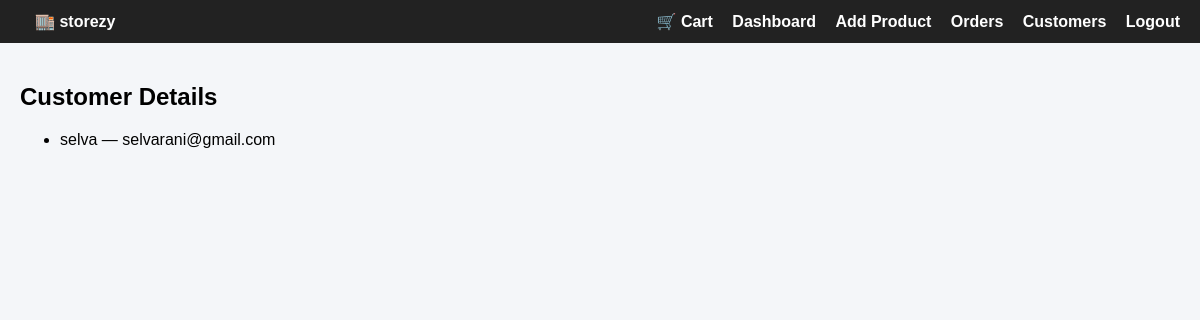
Page /seller/customers (signed in) on the earlier database version.
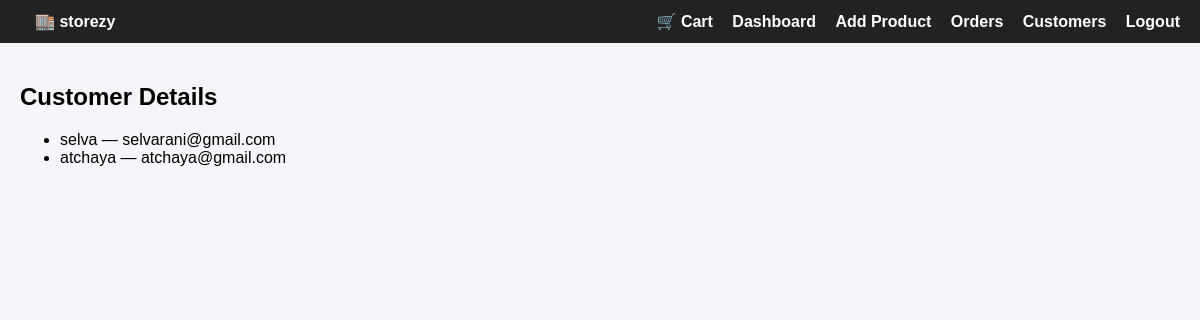
Same page on the later database version.
### models.py (models this page shows)
class User(UserMixin, db.Model):
    __tablename__ = "users"
    id = db.Column(db.Integer, primary_key=True)
    name = db.Column(db.String(100))
    email = db.Column(db.String(120), unique=True)
    password = db.Column(db.String(200))
    role = db.Column(db.String(20))  # user / seller

### products/routes.py (the view)
@products_bp.route("/seller/customers")
@login_required
def seller_customers():
    if current_user.role.strip().lower() != "seller":
        flash("Access denied", "error")
        return redirect(url_for("products.home"))
    seller_products = Product.query.filter_by(seller_id=current_user.id).all()
    product_ids = [p.id for p in seller_products]
    orders = Order.query.filter(Order.product_id.in_(product_ids)).all()
    customers = {order.buyer for order in orders}
    return render_template("seller_customers.html", customers=customers)

### app.py (called while the page is built)
@login_manager.user_loader
def load_user(user_id):
    return User.query.get(int(user_id))

### templates/seller_customers.html
{% extends "base.html" %}
{% block content %}
<h2>Customer Details</h2>
<ul>
{% for customer in customers %}
    <li>{{ customer.name }} — {{ customer.email }}</li>
{% endfor %}
</ul>
{% endblock %}

Differences in the rows shown:
added User: name "atchaya", email "atchaya@gmail.com"
